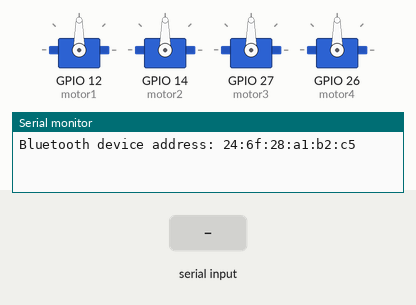
Recording of a sketch running on a simulated ESP32. Shown: 4 × servo, the last lines printed to the serial monitor. The inputs (shaded band) are chosen by the test bench. Nothing arrives over Bluetooth unless stated.

Above: at 1.2 s.
1.3 s: "F\n" received over the second serial link
At 2.5 s:
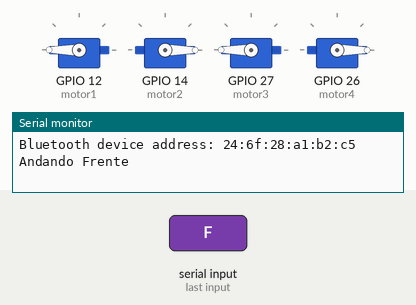
2.8 s: "T\n" received over the second serial link
At 3.8 s:
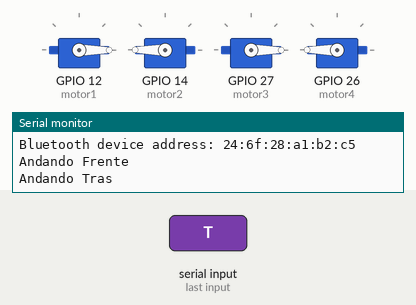
4.3 s: "D\n" received over the second serial link
At 4.9 s:
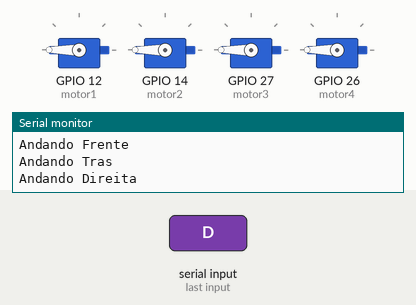
5.8 s: "E\n" received over the second serial link
At 6.1 s:
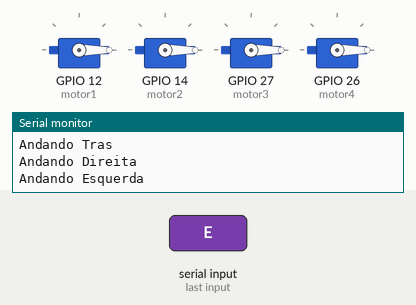
Timing chart, 0 to 8.3 s (numbered marks = the images above; inputs shaded):
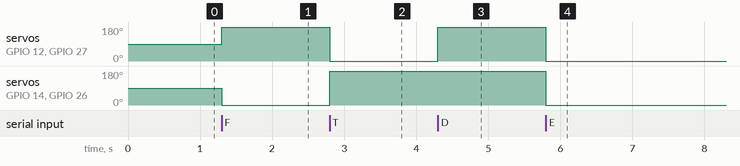

Measured:
- after the input at 1.3 s, servo on GPIO 12 (motor1), servo on GPIO 27 (motor3): 90° → 180° at once; servo on GPIO 14 (motor2), servo on GPIO 26 (motor4): 90° → 0° at once
- after the input at 2.8 s, servo on GPIO 12 (motor1), servo on GPIO 27 (motor3): 180° → 0° at once; servo on GPIO 14 (motor2), servo on GPIO 26 (motor4): 0° → 180° at once
- after the input at 4.3 s, servo on GPIO 12 (motor1), servo on GPIO 27 (motor3): 0° → 180° at once
- after the input at 5.8 s, servo on GPIO 12 (motor1), servo on GPIO 14 (motor2), servo on GPIO 27 (motor3), servo on GPIO 26 (motor4): 180° → 0° at once

The sketch:

RoboMecanum.ino
```cpp
#include <ESP32_Servo.h>
#include <BluetoothSerial.h>
#include <math.h>


#if !defined(CONFIG_BT_ENABLED) || !defined(CONFIG_BLUEDROID_ENABLED)
#error Bluetooth is not enabled! Please run `make menuconfig` to and enable it
#endif

#if !defined(CONFIG_BT_SPP_ENABLED)
#error Serial Bluetooth not available or not enabled. It is only available for the ESP32 chip.
#endif

Servo motor1;  //Motor Frente Direta
Servo motor2;  //Motor Frente Esquerda
Servo motor3;  //Motor Tras Direita
Servo motor4;  //Motor Tras Esquerda

int speedH = 2000;   // Velocidade no sentido horario
int speedAH = 1000;  // Velocidade no sentido anti-horario

BluetoothSerial SerialBT;

void setup() {
  motor1.attach(12,1000,2000);
  motor2.attach(14,1000,2000);
  motor3.attach(27,1000,2000);
  motor4.attach(26,1000,2000);

  //Nesse caso deve se configurar o tempo de caractere por segundo do bluetooth para 0,008680 ms
  //1 / 115200 * 0,001
  Serial.begin(115200);
  if (!SerialBT.begin("ESP32test")) {
    Serial.println("Falhou a conexão bluetooth");
    abort();
  }else{
    Serial.println("Bluetooth device address: " + SerialBT.getBtAddressString());
  }
}

bool botaoPressionado = false;
unsigned long tempoInicial = 0;
unsigned long duracao = 200;

void loop() {
  if (SerialBT.available()) {
    String data = SerialBT.readStringUntil('\n');

    if (!data.isEmpty()) {
      char command = data[0];

      verificaBotao();

      switch (command) {
        case 'F':
          Serial.println("Andando Frente");
          Frente();
          botaoPressionado = true;
          break;

        case 'T':
          Serial.println("Andando Tras");
          Tras();
          botaoPressionado = true;
          break;

        case 'D':
          Serial.println("Andando Direita");
          Direita();
          botaoPressionado = true;
          break;

        case 'E':
          Serial.println("Andando Esquerda");
          Esquerda();
          botaoPressionado = true;
          break;

        case 'S':
          Serial.println("Parando");
          Parar();
          botaoPressionado = false;
          break;
      }
    }
  }
}

void verificaBotao() {
  unsigned long tempoAtual = millis();  // Obtém o tempo atual em milissegundos

  if (botaoPressionado && tempoAtual - tempoInicial >= duracao) {
    botaoPressionado = false;
  }
}


void Parar() {
  motor1.writeMicroseconds(1500);
  motor2.writeMicroseconds(1500);
  motor3.writeMicroseconds(1500);
  motor4.writeMicroseconds(1500);
}

void Frente() {
  motor1.writeMicroseconds(speedH);
  motor2.writeMicroseconds(speedAH);
  motor3.writeMicroseconds(speedH);
  motor4.writeMicroseconds(speedAH);
}

void Tras() {
  motor1.writeMicroseconds(speedAH);
  motor2.writeMicroseconds(speedH);
  motor3.writeMicroseconds(speedAH);
  motor4.writeMicroseconds(speedH);
}

void Direita() {
  motor1.writeMicroseconds(speedH);
  motor2.writeMicroseconds(speedH);
  motor3.writeMicroseconds(speedH);
  motor4.writeMicroseconds(speedH);
}

void Esquerda() {
  motor1.writeMicroseconds(speedAH);
  motor2.writeMicroseconds(speedAH);
  motor3.writeMicroseconds(speedAH);
  motor4.writeMicroseconds(speedAH);
}
```
